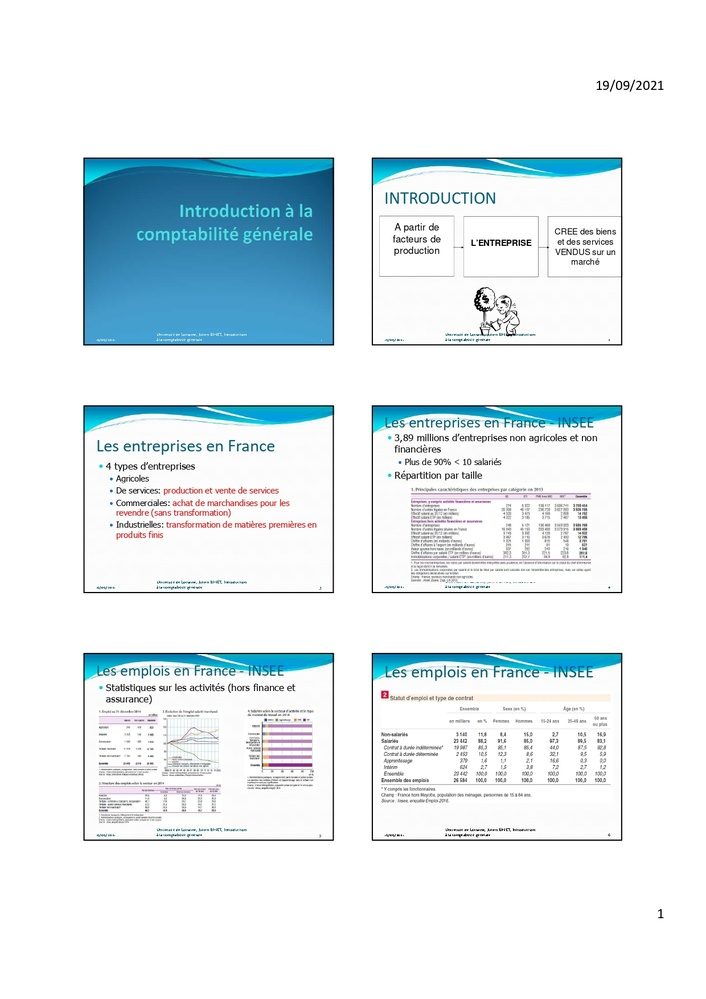
#> input picture get_diapo/ilovepdf_pages-to-jpg-compta/Introduction à la comptabilité générale_page-0001.jpg, 706 x 999 px, shrunk from 1240 x 1755 before the run, found by its file name; its folder holds only this picture in this run
$ python get_diapo.py
#> lines starting #> are read from the running program, lines starting #| are printed output that depends on the picture; after the words box and inside, x2 and y2 are one past the last pixel; in counts of white or black regions, pixels touching at a corner belong together
import os
import cv2

# [13 lines left out: function sort_box, not called in this run]

dir_path = "get_diapo/ilovepdf_pages-to-jpg-compta/"
img_names = sorted(os.listdir(dir_path))

k = 0
for img_name in img_names:
    img_path = dir_path + img_name
    img = cv2.imread(img_path)
#> img is the input picture: shape (999, 706, 3); mean B, G, R 241.4, 237.5, 228.3

    gray = cv2.cvtColor(img, cv2.COLOR_BGR2GRAY)
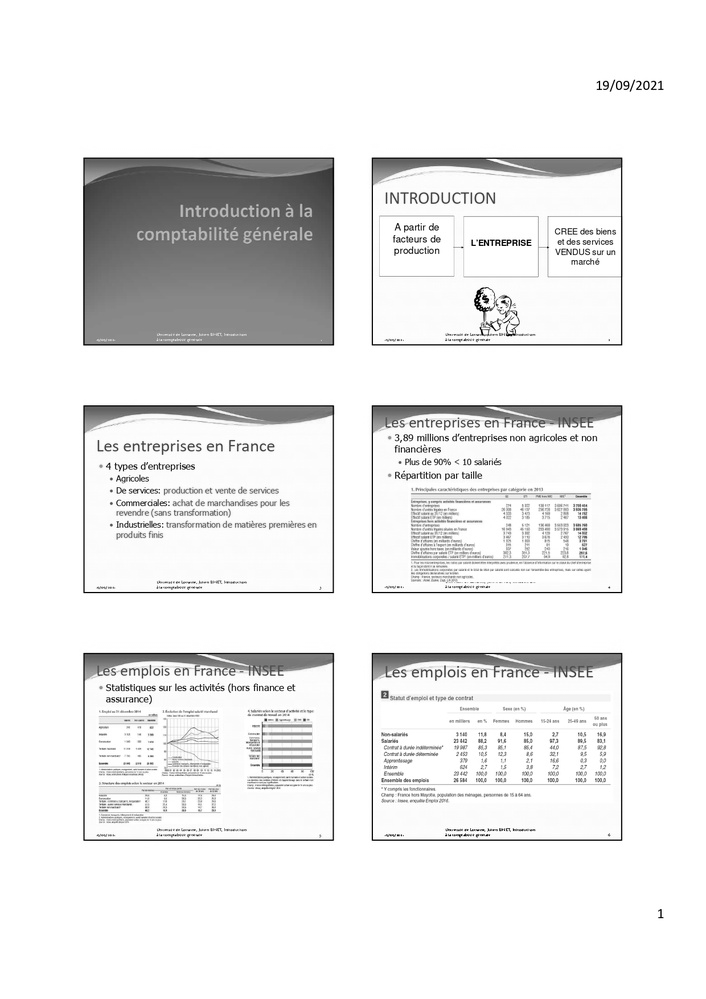
#> gray: shape (999, 706); min 0, max 255, mean 235.2
    thresh = cv2.threshold(gray, 50, 255, cv2.THRESH_BINARY_INV)[1]
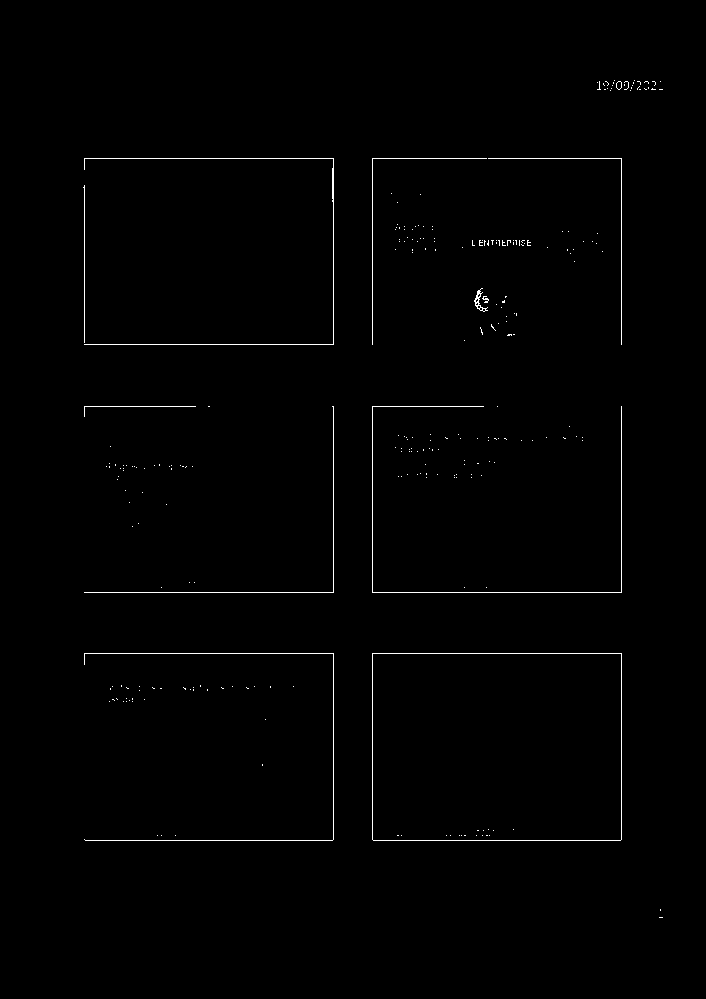
#> thresh: shape (999, 706); 0.71% white in thin lines or dots, all inside (x1, y1, x2, y2) = (83, 80, 663, 918)
    cnts = cv2.findContours(thresh, cv2.RETR_EXTERNAL, cv2.CHAIN_APPROX_SIMPLE)[0]
#> cnts = 248 contours, 244 with area under 20; largest, box (x1, y1, x2, y2) and area: (372, 653, 622, 841) 46562, (474, 288, 488, 312) 79, (84, 158, 334, 345) 34, (616, 81, 622, 90) 34
    cnts_img = img.copy()
    cv2.drawContours(cnts_img, cnts, -1, (0, 255, 0), 3)
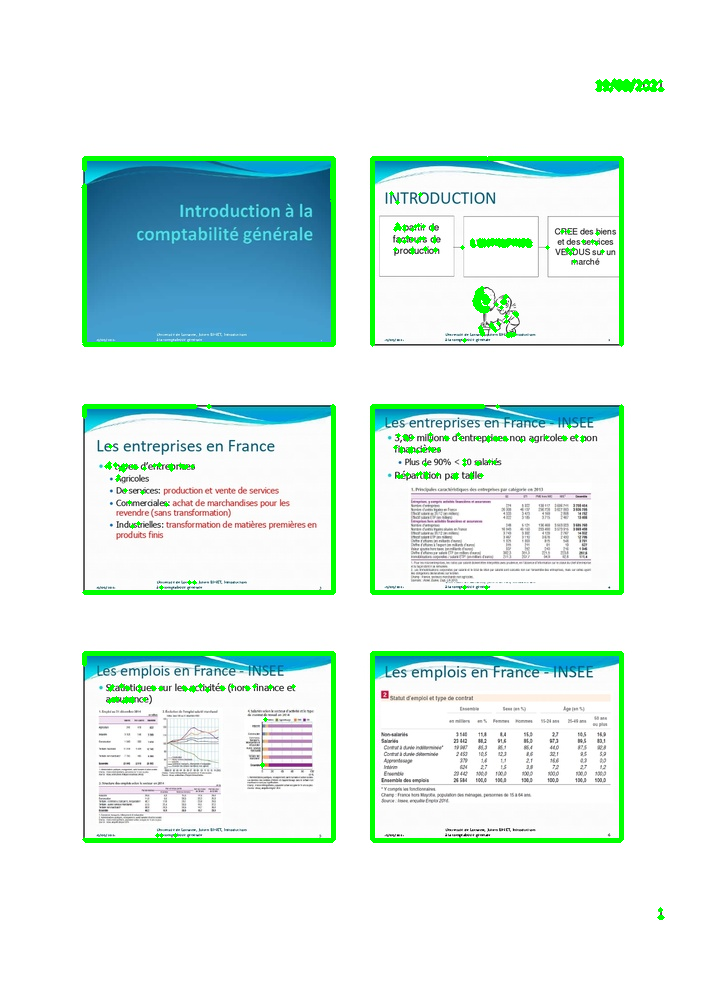
#> cnts_img: shape (999, 706, 3); 3.67% of pixels changed, all inside (x1, y1, x2, y2) = (81, 78, 665, 920)

    cv2.imshow("gray", gray)
    cv2.imshow("thresh", thresh)
    cv2.imshow("cnts", cnts_img)
    keys = cv2.waitKey(0)
#> (key q is pressed here)

    if keys == ord("q"):
        break
    elif keys == ord("n"):
        pass
    else:
        pass

    imgs_box = []
    for cnt in cnts:
        x,y,width,height = cv2.boundingRect(cnt)
        if width > 300 and height > 300:
            imgs_box.append((x,y,width,height))

    imgs_box = sort_box(imgs_box)

    imgs = []
    for x, y, rect_width, rect_height in imgs_box:
        imgs.append(img[y:y+rect_height, x:x+rect_width])

    for img_ in imgs:
        cv2.imwrite(f"get_diapo/diapos-compta/{k}.jpg", img_)
        print(k)
        k += 1

$ run again, on get_diapo/ilovepdf_pages-to-jpg-compta/Introduction à la comptabilité générale_page-0005.jpg
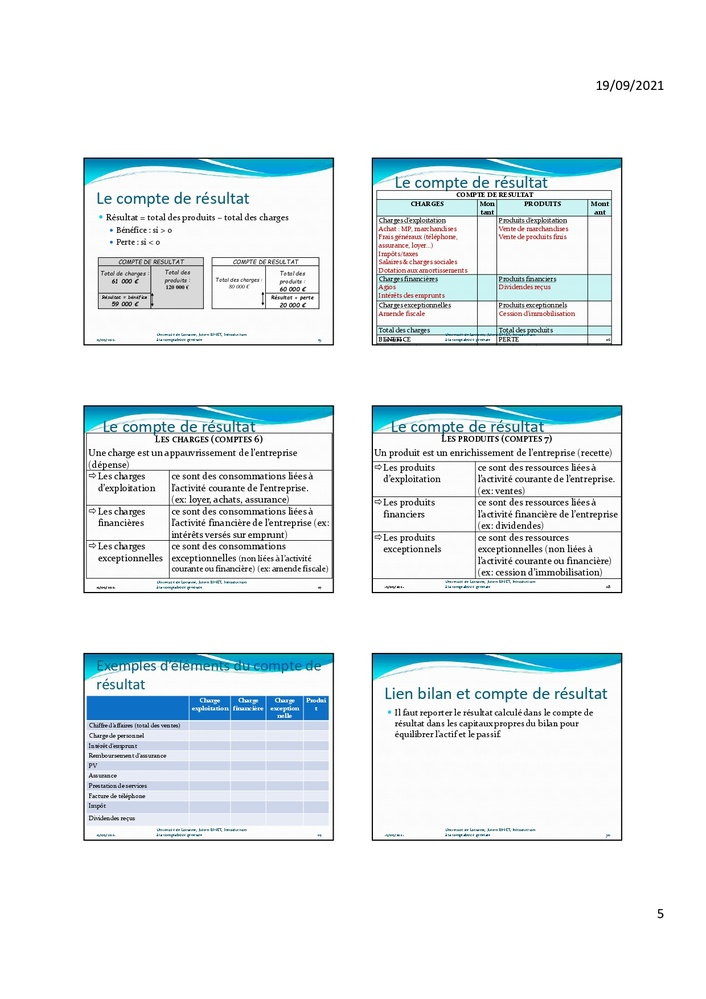
#> input picture get_diapo/ilovepdf_pages-to-jpg-compta/Introduction à la comptabilité générale_page-0005.jpg, 706 x 999 px, shrunk from 1240 x 1755 before the run, found by its file name
#> img is the input picture: shape (999, 706, 3); mean B, G, R 241.7, 239.4, 233.4
#> `thresh = cv2.threshold(gray, 50, 255, cv2.THRESH_BINARY_INV)[1]`:
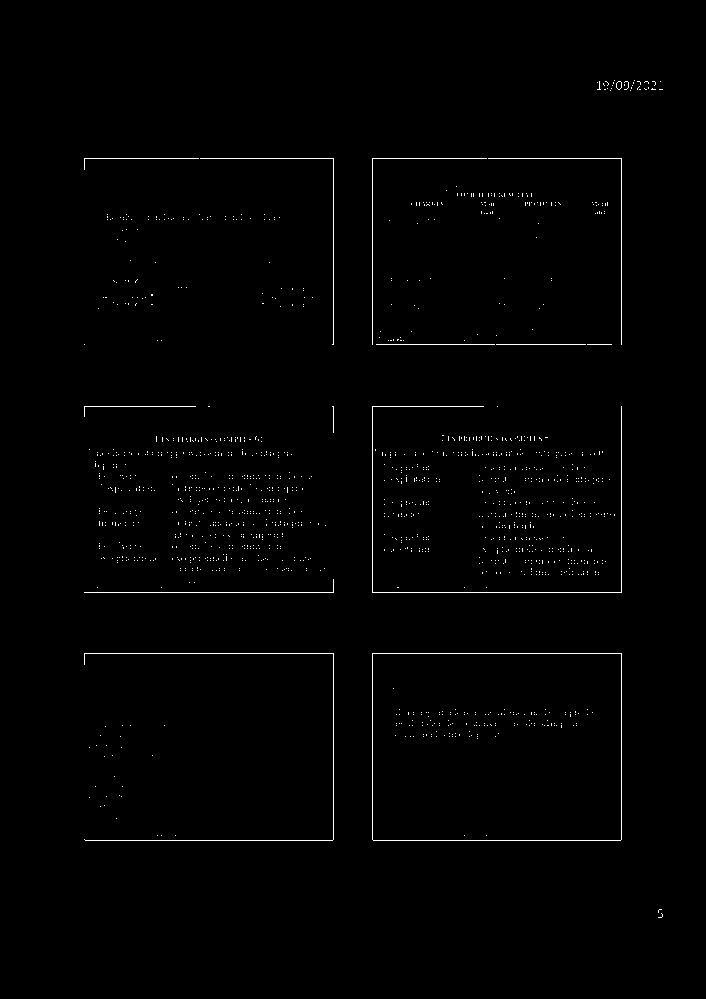
#> thresh: shape (999, 706); 0.86% white in thin lines or dots, all inside (x1, y1, x2, y2) = (84, 80, 663, 918)
#> cnts = 1316 contours, 1314 with area under 20; largest, box (x1, y1, x2, y2) and area: (372, 653, 622, 841) 46562, (616, 81, 622, 90) 34
#> `cv2.drawContours(cnts_img, cnts, -1, (0, 255, 0), 3)`:
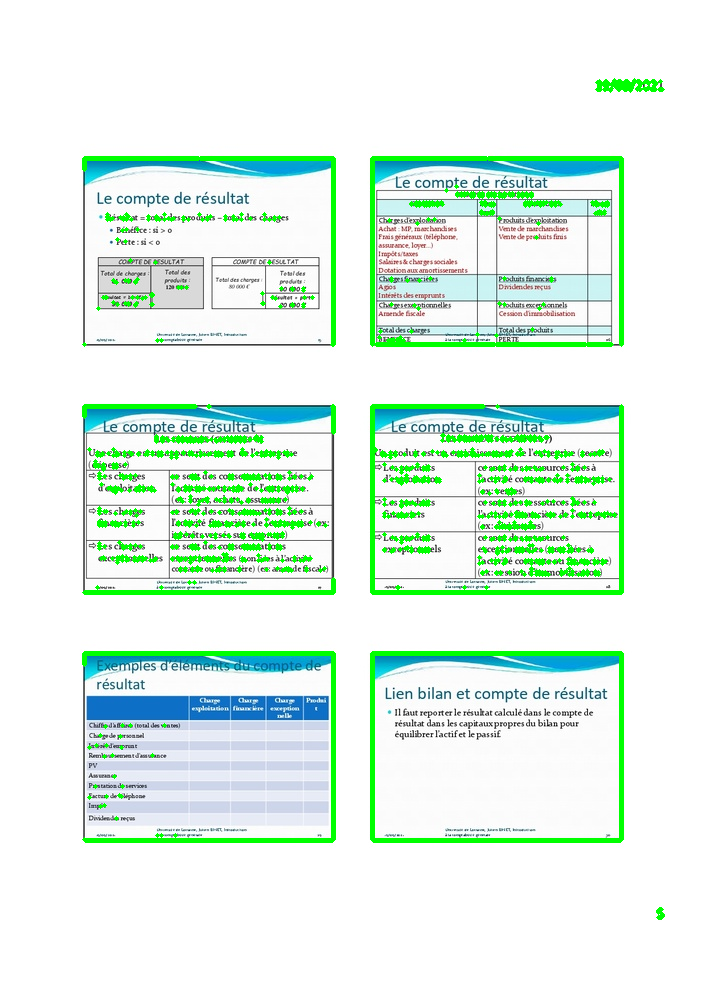
#> cnts_img: shape (999, 706, 3); 5.26% of pixels changed, all inside (x1, y1, x2, y2) = (82, 78, 665, 920)

$ run again, on get_diapo/ilovepdf_pages-to-jpg-compta/Introduction à la comptabilité générale_page-0006.jpg
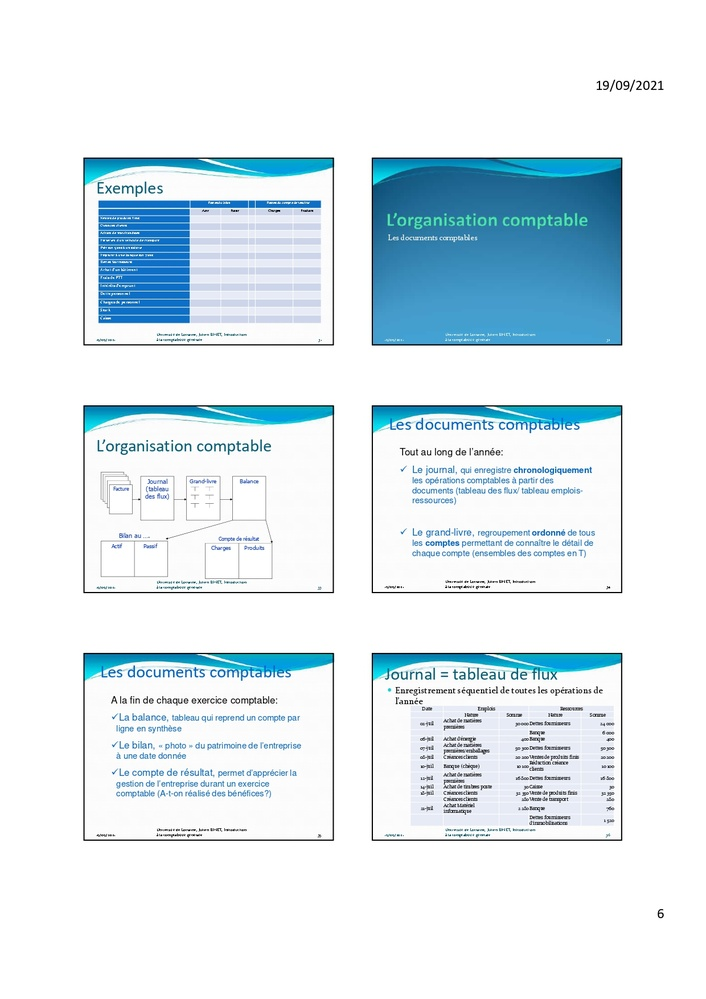
#> input picture get_diapo/ilovepdf_pages-to-jpg-compta/Introduction à la comptabilité générale_page-0006.jpg, 706 x 999 px, shrunk from 1240 x 1755 before the run, found by its file name
#> img is the input picture: shape (999, 706, 3); mean B, G, R 241.4, 235.4, 223.7
#> `thresh = cv2.threshold(gray, 50, 255, cv2.THRESH_BINARY_INV)[1]`:
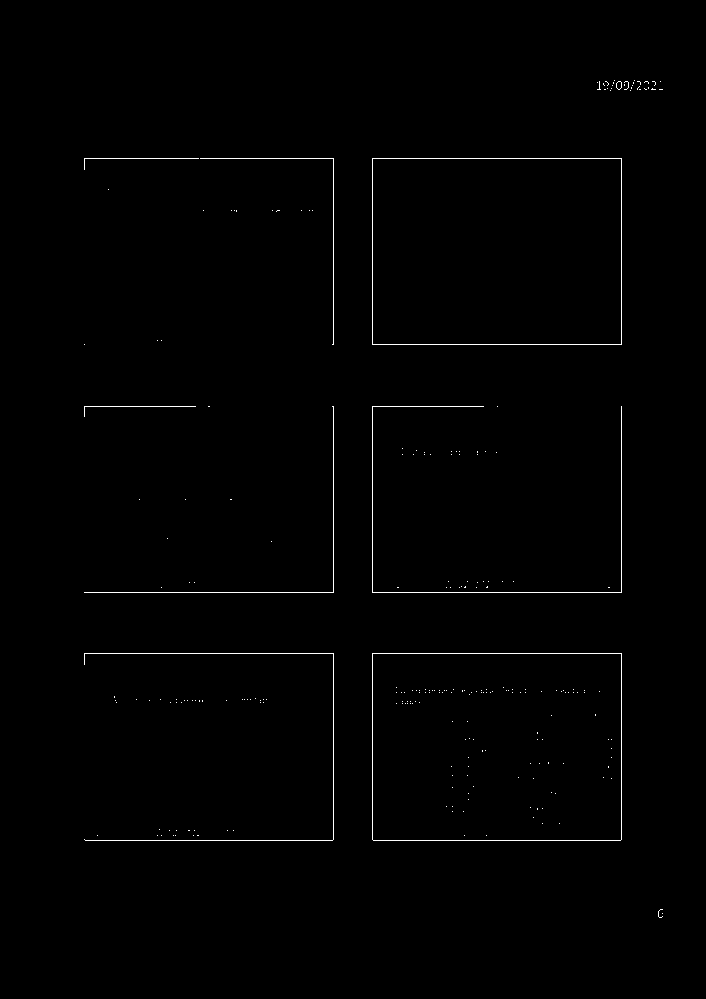
#> thresh: shape (999, 706); 0.64% white in thin lines or dots, all inside (x1, y1, x2, y2) = (84, 80, 663, 918)
#> cnts = 135 contours, 132 with area under 20; largest, box (x1, y1, x2, y2) and area: (372, 653, 622, 841) 46562, (372, 158, 622, 345) 46314, (616, 81, 622, 90) 34
#> `cv2.drawContours(cnts_img, cnts, -1, (0, 255, 0), 3)`:
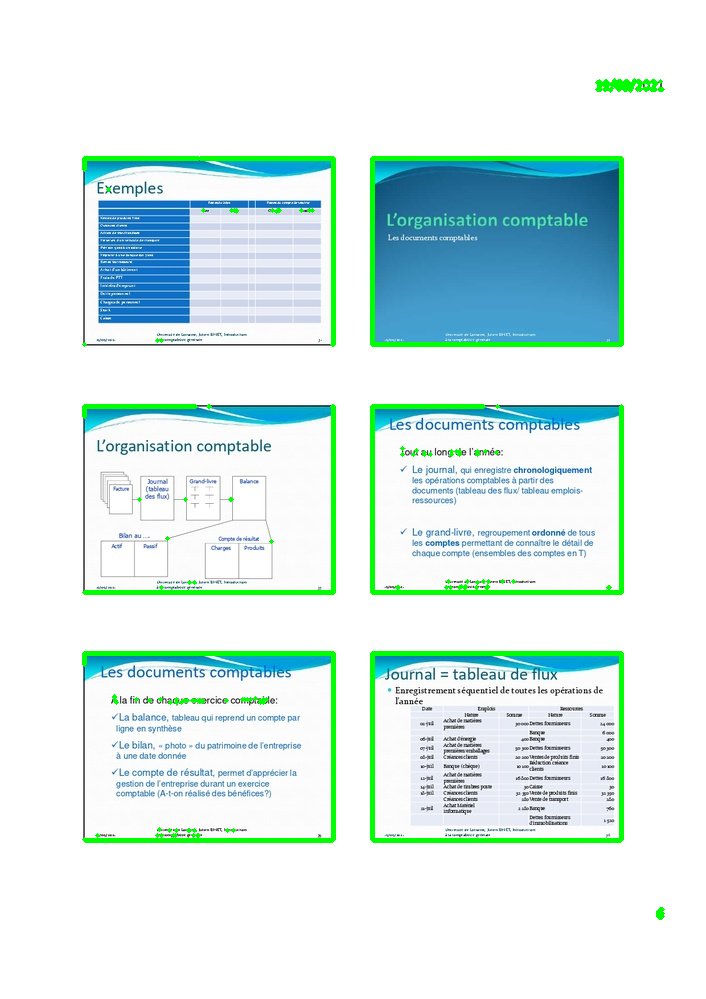
#> cnts_img: shape (999, 706, 3); 3.24% of pixels changed, all inside (x1, y1, x2, y2) = (82, 78, 665, 920)

$ run again, on get_diapo/ilovepdf_pages-to-jpg-compta/Introduction à la comptabilité générale_page-0007.jpg
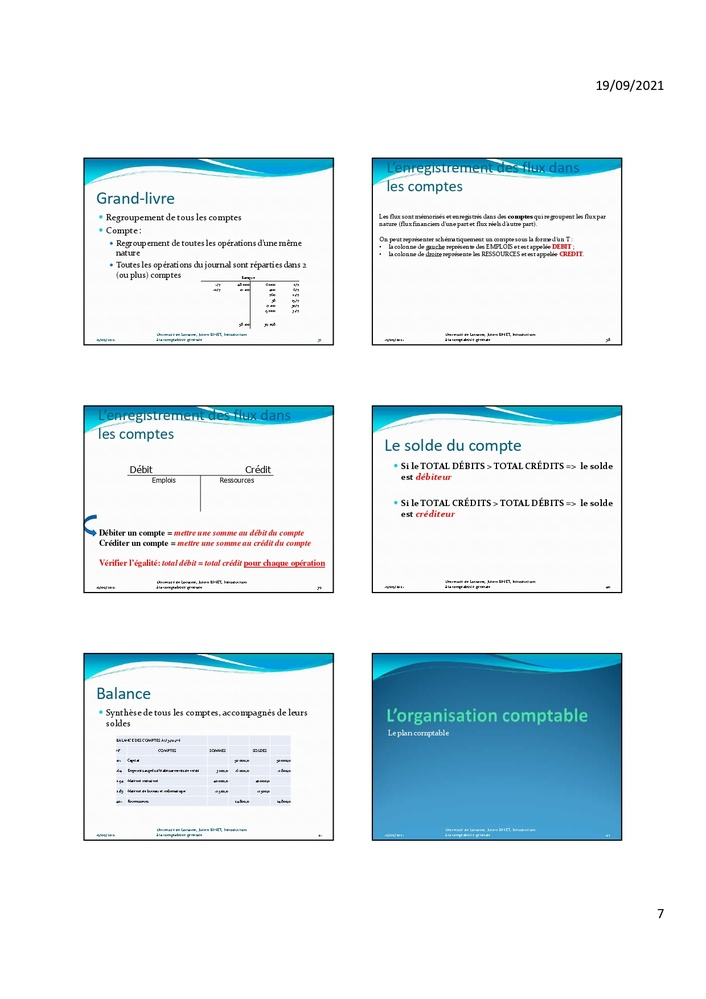
#> input picture get_diapo/ilovepdf_pages-to-jpg-compta/Introduction à la comptabilité générale_page-0007.jpg, 706 x 999 px, shrunk from 1240 x 1755 before the run, found by its file name
#> img is the input picture: shape (999, 706, 3); mean B, G, R 242.1, 238.3, 229.2
#> `thresh = cv2.threshold(gray, 50, 255, cv2.THRESH_BINARY_INV)[1]`:
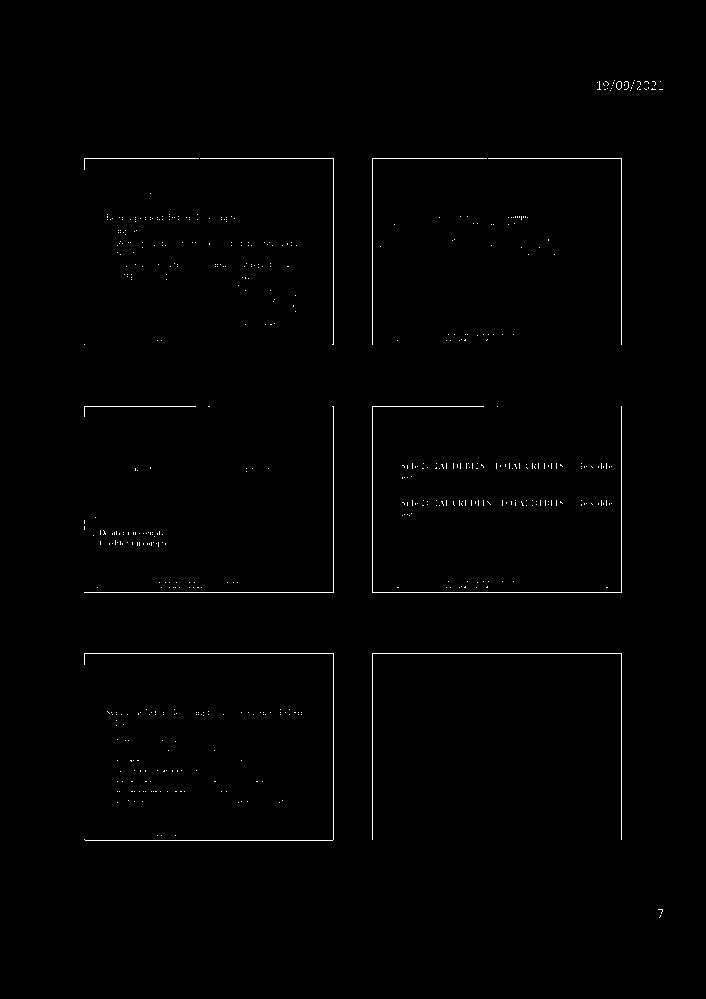
#> thresh: shape (999, 706); 0.66% white in thin lines or dots, all inside (x1, y1, x2, y2) = (84, 80, 663, 918)
#> cnts = 544 contours, 543 with area under 20; largest, box (x1, y1, x2, y2) and area: (616, 81, 622, 90) 34
#> `cv2.drawContours(cnts_img, cnts, -1, (0, 255, 0), 3)`:
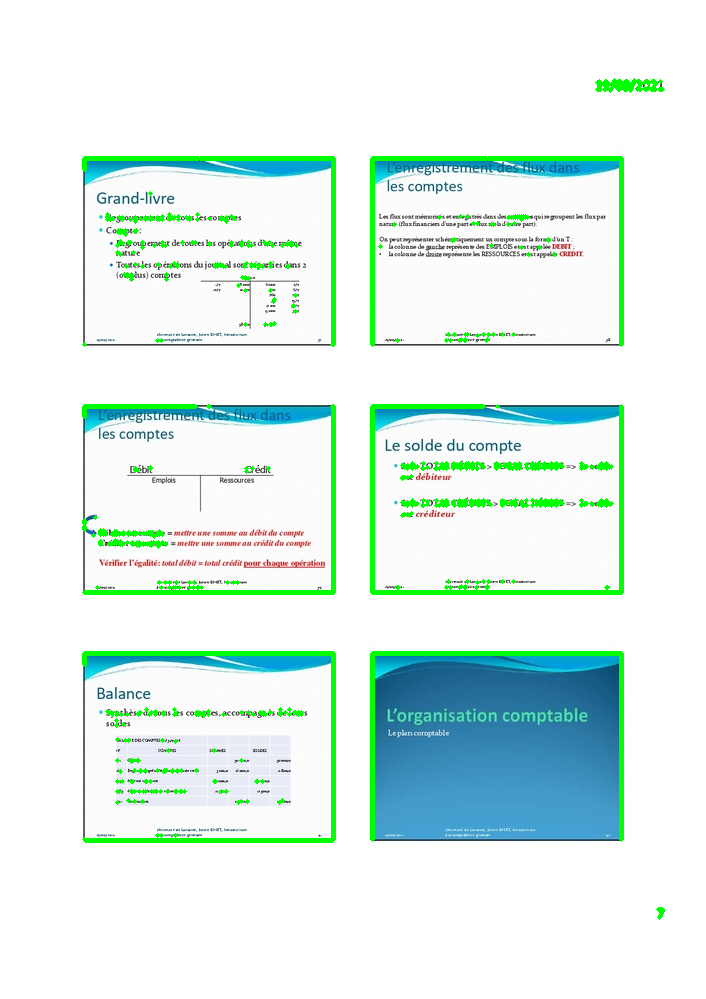
#> cnts_img: shape (999, 706, 3); 3.75% of pixels changed, all inside (x1, y1, x2, y2) = (82, 78, 665, 920)
